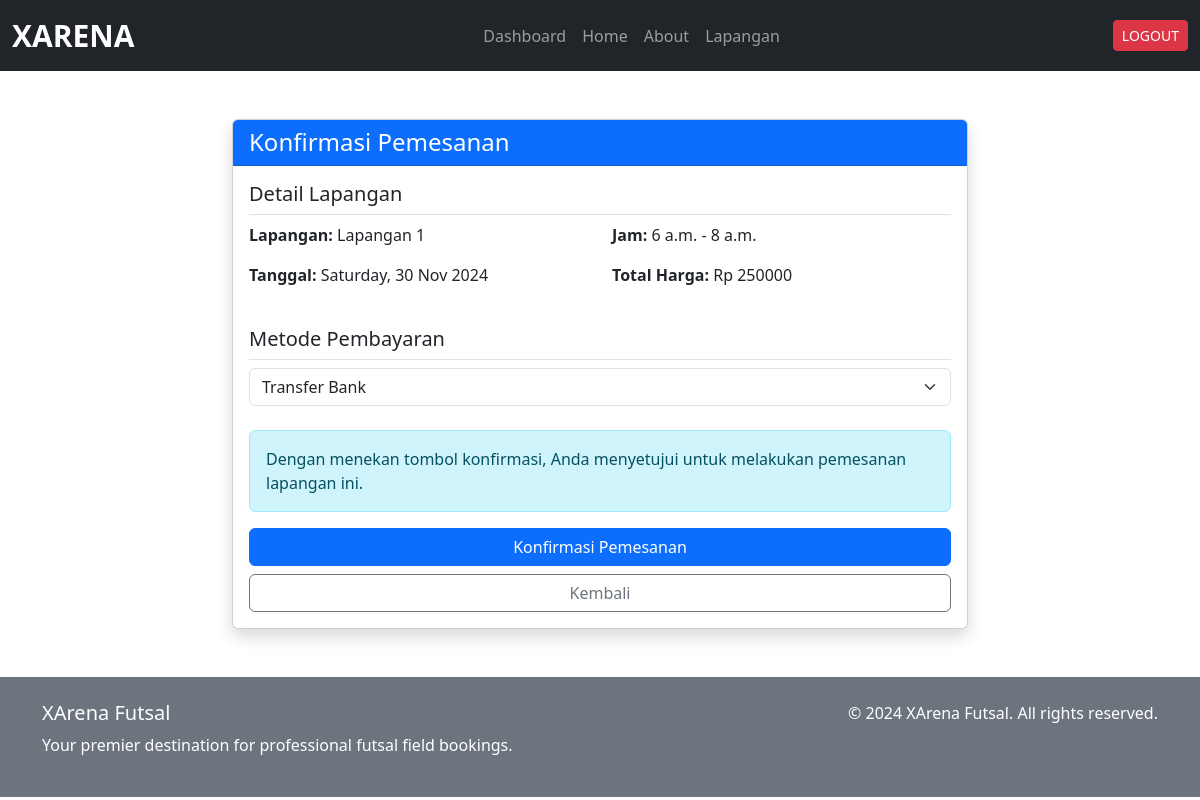
Page /konfirmasi-pemesanan/1/ (signed in) on the committed database.
### xarena_app/models.py (models this page shows, shortened)
class Lapangan(models.Model):
    nama = models.CharField(max_length=100)
    deskripsi = models.TextField(max_length=500)
    harga_per_jam = models.DecimalField(max_digits=10, decimal_places=2)
    gambar = models.ImageField(upload_to='lapangan_images/', blank=True, null=True)
    is_available = models.BooleanField(default=True)

class Jadwal(models.Model):
    lapangan = models.ForeignKey(Lapangan, on_delete=models.CASCADE)
    tanggal = models.DateField()
    jam_mulai = models.TimeField()
    jam_selesai = models.TimeField()
    is_available = models.BooleanField(default=True)

### xarena_app/views.py (the view, shortened to what this page needs)
# urls.py: path('konfirmasi-pemesanan/<int:jadwal_id>/', views.PemesananCreateView.as_view(), name='konfirmasi_pemesanan'),
class PemesananCreateView(LoginRequiredMixin, CreateView):
    model = Pemesanan
    template_name = "user/konfirmasi_pemesanan.html"
    fields = ['metode_pembayaran']
    success_url = reverse_lazy('dashboard_user')
    def get_context_data(self, **kwargs):
        context = super().get_context_data(**kwargs)
        jadwal = get_object_or_404(Jadwal, id=self.kwargs['jadwal_id'])
        temp_pemesanan = Pemesanan(jadwal=jadwal)
        harga = temp_pemesanan.hitung_harga()
        context.update({
            'jadwal': jadwal,
            'lapangan': jadwal.lapangan,
            'harga': harga
        })
        return context

### xarena_app/models.py (called while the page is built)
    def hitung_harga(self):
        durasi = timedelta(
            hours=self.jadwal.jam_selesai.hour, minutes=self.jadwal.jam_selesai.minute
        ) - timedelta(
            hours=self.jadwal.jam_mulai.hour, minutes=self.jadwal.jam_mulai.minute
        )
        total_jam = Decimal(str(durasi.total_seconds() / 3600))
        return self.jadwal.lapangan.harga_per_jam * total_jam

### xarena_app/templatetags/form_tags.py (called while the page is built)
@register.filter(name='addclass')
def addclass(field, css):
    return field.as_widget(attrs={"class": css})

### templates/user/konfirmasi_pemesanan.html (shortened to what this page needs)
{% extends '../base.html' %} {% load form_tags %} {% block content %}
<div class="container py-5">
  <div class="row justify-content-center">
    <div class="col-md-8">
      <div class="card shadow">
        <div class="card-header bg-primary text-white">
          <h4 class="mb-0">Konfirmasi Pemesanan</h4>
        </div>
        <div class="card-body">
          <div class="mb-4">
            <h5 class="border-bottom pb-2">Detail Lapangan</h5>
            <div class="row">
              <div class="col-md-6">
                <p><strong>Lapangan:</strong> {{ lapangan.nama }}</p>
                <p>
                  <strong>Tanggal:</strong> {{ jadwal.tanggal|date:"l, d M Y" }}
                </p>
              </div>
              <div class="col-md-6">
                <p>
                  <strong>Jam:</strong>
                  {{ jadwal.jam_mulai }} - {{ jadwal.jam_selesai }}
                </p>
                <p>
                  <strong>Total Harga:</strong> Rp {{ harga|floatformat:0 }}
                </p>
              </div>
            </div>
          </div>
          <form method="post">
            <div class="mb-4">
              <h5 class="border-bottom pb-2">Metode Pembayaran</h5>
              {{ form.metode_pembayaran|addclass:'form-select' }}
            </div>
            <div class="alert alert-info">
              Dengan menekan tombol konfirmasi, Anda menyetujui untuk melakukan
              pemesanan lapangan ini.
            </div>
            <div class="d-grid gap-2">
              <button type="submit" class="btn btn-primary">
                Konfirmasi Pemesanan
              </button>
              <a
                href="{% url 'detail_lapangan' lapangan.id %}"
                class="btn btn-outline-secondary"
              >
                Kembali
              </a>
            </div>
          </form>
        </div>
      </div>
    </div>
  </div>
</div>
{% endblock %}

### static/css/style.css (style rules this page uses)
* { scrollbar-width: thin; scrollbar-color: #888 #f1f1f1; }

### rows in the picture
Lapangan: nama "Lapangan 1"
Jadwal: tanggal "Saturday, 30 Nov 2024", jam_mulai "6 a.m.", jam_selesai "8 a.m."

### other values in the picture
{{ harga|floatformat:0 }} "250000"
